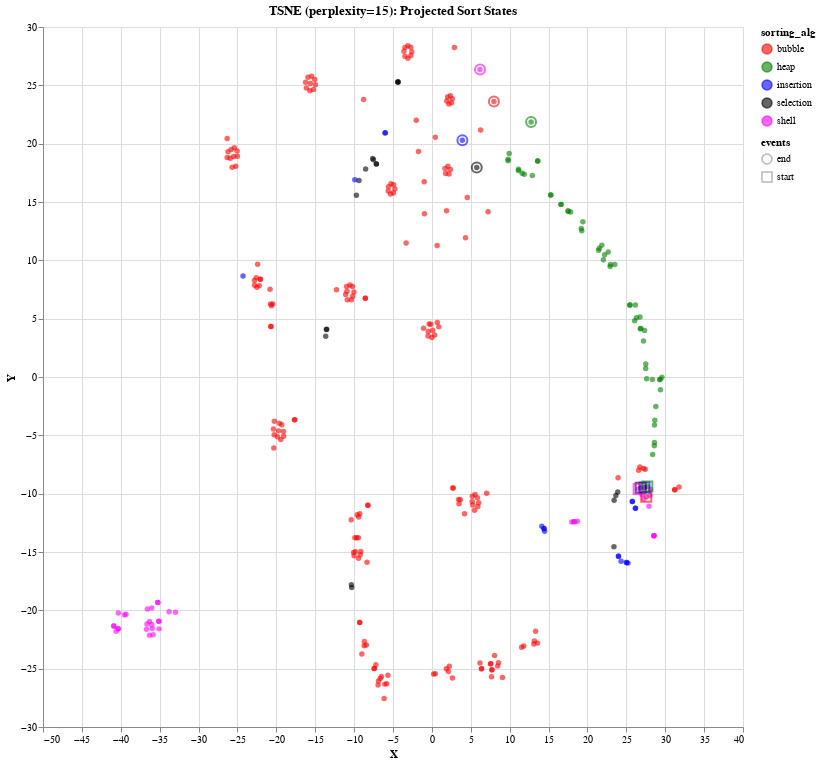

Notebook code cell kept with this figure:
### Code cell
coords = manifold.TSNE(perplexity=15).fit_transform(proj_data)
gen_plot(coords, dim_red_type='TSNE (perplexity=15)')

### Figure 1 — Vega-Lite specification as saved in the notebook (floating-point values rounded to 4 significant figures; data arrays with more than 128 entries replaced by an {"elided": "..."} marker saying what was removed)
{"config": {"view": {"continuousWidth": 400, "continuousHeight": 300}}, "layer": [{"mark": {"type": "point", "filled": true, "opacity": 0.6}, "encoding": {"color": {"field": "sorting_alg", "scale": {"range": ["red", "green", "blue", "black", "magenta", "orange"]}, "type": "nominal"}, "x": {"field": "X", "type": "quantitative"}, "y": {"field": "Y", "type": "quantitative"}}, "selection": {"selector001": {"type": "interval", "bind": "scales", "encodings": ["x", "y"]}}}, {"mark": {"type": "point", "opacity": 0.6, "size": 100}, "encoding": {"color": {"field": "sorting_alg", "scale": {"range": ["red", "green", "blue", "black", "magenta", "orange"]}, "type": "nominal"}, "shape": {"field": "events", "type": "nominal"}, "x": {"field": "X", "type": "quantitative"}, "y": {"field": "Y", "type": "quantitative"}}, "transform": [{"filter": "((datum.events === 'start') || (datum.events === 'end'))"}]}], "data": {"name": "data-df898314b8450a62ab80d88cc008ccf1"}, "height": 700, "title": "TSNE (perplexity=15): Projected Sort States", "width": 700, "$schema": "https://vega.github.io/schema/vega-lite/v4.17.0.json", "datasets": {"data-df898314b8450a62ab80d88cc008ccf1": {"elided": "325 records"}}}
